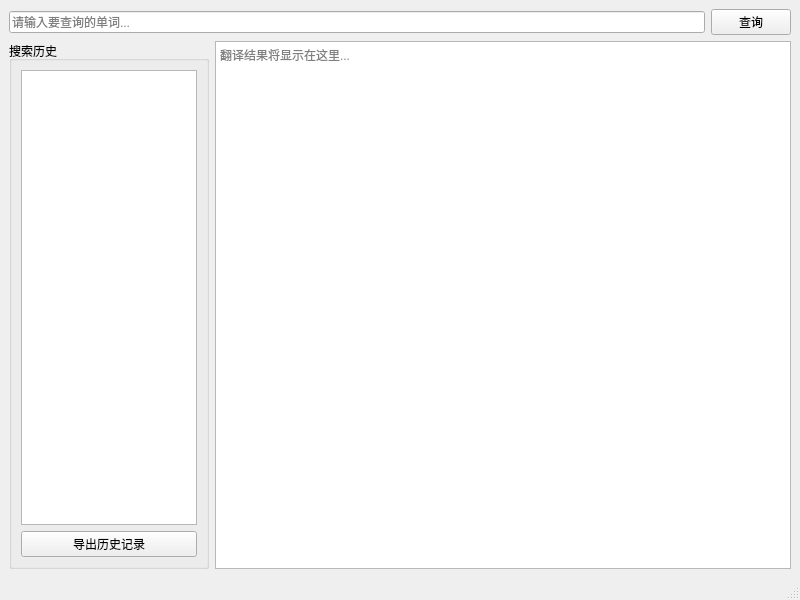
<?xml version="1.0" encoding="UTF-8"?>
<ui version="4.0">
 <class>MainWindow</class>
 <widget class="QMainWindow" name="MainWindow">
  <property name="geometry">
   <rect>
    <x>0</x>
    <y>0</y>
    <width>800</width>
    <height>600</height>
   </rect>
  </property>
  <property name="windowTitle">
   <string>SmartDict - 智能词典</string>
  </property>
  <widget class="QWidget" name="centralwidget">
   <layout class="QVBoxLayout" name="verticalLayout">
    <item>
     <layout class="QHBoxLayout" name="searchLayout">
      <item>
       <widget class="QLineEdit" name="searchLineEdit">
        <property name="placeholderText">
         <string>请输入要查询的单词...</string>
        </property>
       </widget>
      </item>
      <item>
       <widget class="QPushButton" name="searchButton">
        <property name="text">
         <string>查询</string>
        </property>
       </widget>
      </item>
     </layout>
    </item>
    <item>
     <layout class="QHBoxLayout" name="contentLayout">
      <item>
       <widget class="QGroupBox" name="historyGroup">
        <property name="maximumSize">
         <size>
          <width>200</width>
          <height>16777215</height>
         </size>
        </property>
        <property name="title">
         <string>搜索历史</string>
        </property>
        <layout class="QVBoxLayout" name="historyVLayout">
         <item>
          <widget class="QListView" name="historyListView">
           <property name="editTriggers">
            <set>QAbstractItemView::NoEditTriggers</set>
           </property>
          </widget>
         </item>
         <item>
          <widget class="QPushButton" name="exportButton">
           <property name="text">
            <string>导出历史记录</string>
           </property>
          </widget>
         </item>
        </layout>
       </widget>
      </item>
      <item>
       <widget class="QTextBrowser" name="resultBrowser">
        <property name="placeholderText">
         <string>翻译结果将显示在这里...</string>
        </property>
       </widget>
      </item>
     </layout>
    </item>
   </layout>
  </widget>
  <widget class="QStatusBar" name="statusbar"/>
 </widget>
 <resources/>
 <connections/>
</ui>
